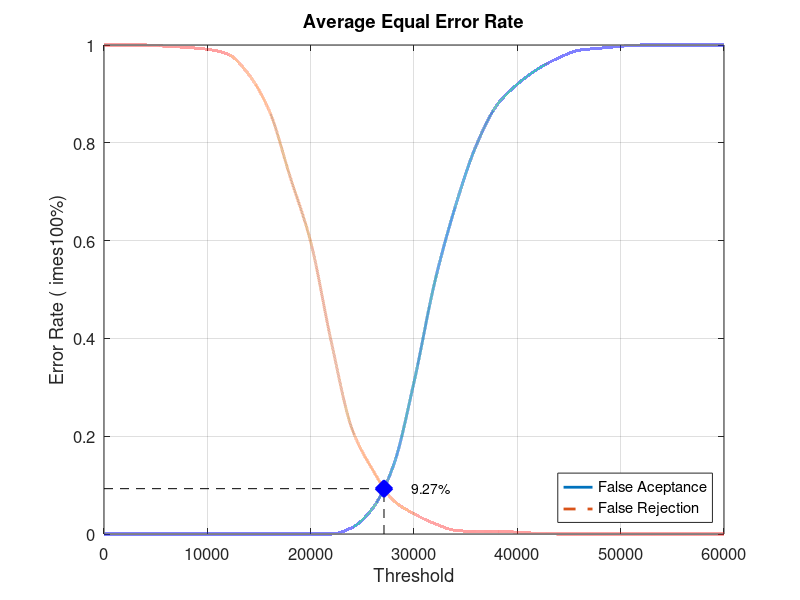
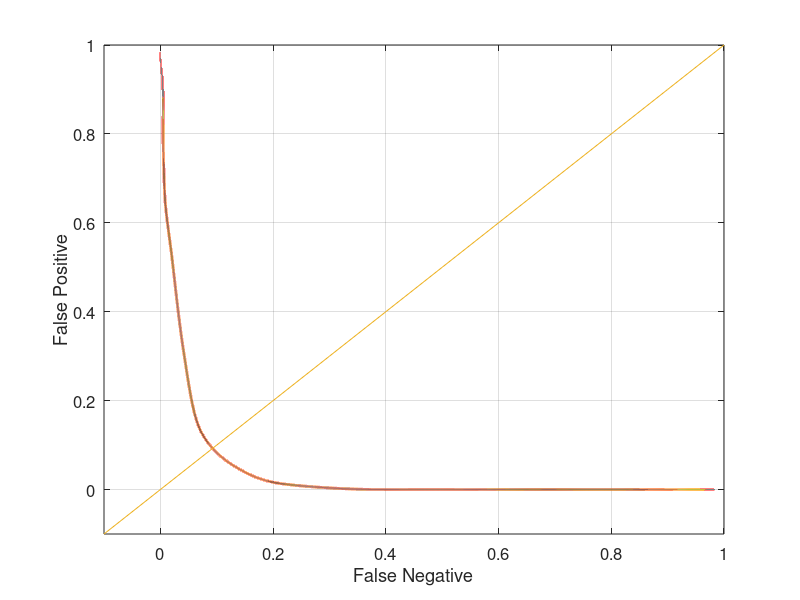

Reproduce these figures in MATLAB, in order.
close all;
clear;
clc;
x = 0:2000:60000;
xq = 0:0.5:60000;

y0 = [0 0 0 0 0 0 0 0 0 0 0 0 0.0131579 0.0526316 0.139474 0.310526 0.514474 0.669737 0.793421 0.876316 0.919737 0.951316 0.973684 0.989474 0.993421 0.997368 1 1 1 1 1]
yy0 = interp1(x, y0, xq, 'pchip');
y1 = [1 1 1 0.9975 0.995 0.99125 0.98125 0.94 0.865 0.73125 0.5975 0.3925 0.215 0.13125 0.06875 0.04125 0.02125 0.0075 0.005 0.005 0.00375 0.00125 0 0 0 0 0 0 0 0 0]
yy1 = interp1(x, y1, xq, 'pchip');

% Calculating EER: 
y2 = abs(y0 - y1);
find(y2 == min(y2))
yy2 = abs(yy0 - yy1);
xEER = find(yy2 == min(yy2));
xEERIndex = xq(xEER) % X-axis EER
yEER = yy0(xEER) % Y-axis EER

main = figure
plot(xq, yy0,'-','LineWidth', 2);	hold on
plot(xq, yy1,'--','LineWidth', 2);	hold on
plot([xEERIndex xEERIndex], [0 yEER], 'k--');	hold on
plot([0 xEERIndex], [yEER yEER], 'k--');	hold on
plot(xEERIndex, yEER, 'bx', 'LineWidth', 10);	hold on
text(xEERIndex + 10 * xEERIndex / 100, yEER, [num2str(round((10000 * yEER)) / 100) '%'])
legend('False Aceptance', 'False Rejection', 'Location', 'SouthEast')
xlabel('Threshold')
ylabel('Error Rate (	imes100%)')
title('Average Equal Error Rate')
set(gca, 'FontSize', 12)
axis([0 60000 0 1])
grid on

print(main, 'Experiment2AverageMain', '-dpng');
FNRxFPR = figure('Color', [1 1 1]);
plot(yy1, yy0, '-', yy1, yy0, 'LineWidth', 2);
hold on
y = -0.1:0.1:1
plot(y, y); 
set(gca, 'FontSize', 12)
xlabel('False Negative')
ylabel('False Positive')
axis([-0.1 1 -0.1 1])
set(gca, 'FontSize', 12)
grid on

print(FNRxFPR, 'Experiment2AverageFNRxFPR','-dpng');
